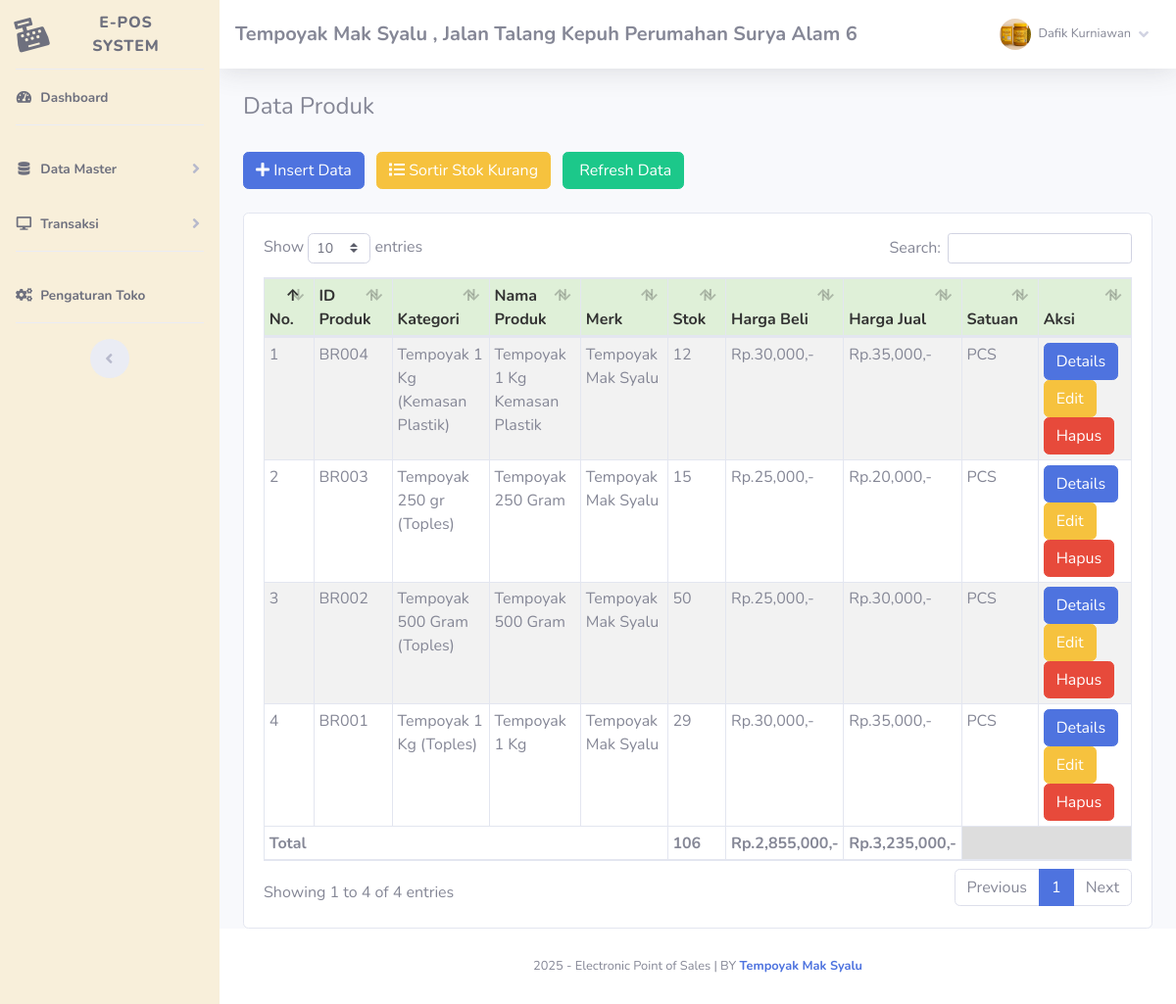
Screenshot of /index.php?page=barang (signed in) with the database file from the repository.
### tables this page shows
CREATE TABLE `toko` (
  `id_toko` int(11) NOT NULL,
  `nama_toko` varchar(255) NOT NULL,
  `alamat_toko` text NOT NULL,
  `tlp` varchar(255) NOT NULL,
  `nama_pemilik` varchar(255) NOT NULL
);

CREATE TABLE `member` (
  `id_member` int(11) NOT NULL,
  `nm_member` varchar(255) NOT NULL,
  `alamat_member` text NOT NULL,
  `telepon` varchar(255) NOT NULL,
  `email` varchar(255) NOT NULL,
  `gambar` text NOT NULL,
  `NIK` text NOT NULL
);

CREATE TABLE `barang` (
  `id` int(11) NOT NULL,
  `id_barang` varchar(255) NOT NULL,
  `id_kategori` int(11) NOT NULL,
  `nama_barang` text NOT NULL,
  `merk` varchar(255) NOT NULL,
  `harga_beli` varchar(255) NOT NULL,
  `harga_jual` varchar(255) NOT NULL,
  `satuan_barang` varchar(255) NOT NULL,
  `stok` text NOT NULL,
  `tgl_input` varchar(255) NOT NULL,
  `tgl_update` varchar(255) DEFAULT NULL
);

CREATE TABLE `kategori` (
  `id_kategori` int(11) NOT NULL,
  `nama_kategori` varchar(255) NOT NULL,
  `tgl_input` varchar(255) NOT NULL
);

### admin/module/barang/index.php (the view, shortened to what this page needs)
   <h4>Data Produk</h4>
   <br />
   <button type="button" class="btn btn-primary btn-md mr-2" data-toggle="modal" data-target="#myModal">
       <i class="fa fa-plus"></i> Insert Data</button>
   <a href="index.php?page=barang&stok=yes" class="btn btn-warning btn-md mr-2">
       <i class="fa fa-list"></i> Sortir Stok Kurang</a>
   <a href="index.php?page=barang" class="btn btn-success btn-md">
       <i class="fa fa-refresh"></i> Refresh Data</a>
   <br />
   <div class="card card-body">
       <div class="table-responsive">
           <table class="table table-bordered table-striped table-sm" id="example1">
               <thead>
                   <tr style="background:#DFF0D8;color:#333;">
                       <th>No.</th>
                       <th>ID Produk</th>
                       <th>Kategori</th>
                       <th>Nama Produk</th>
                       <th>Merk</th>
                       <th>Stok</th>
                       <th>Harga Beli</th>
                       <th>Harga Jual</th>
                       <th>Satuan</th>
                       <th>Aksi</th>
                   </tr>
               </thead>
               <tbody>
                   <?php
	$totalBeli = 0;
	$totalJual = 0;
	$totalStok = 0;
	if($_GET['stok'] == 'yes')
	{
		$hasil = $lihat -> barang_stok();
	}else{
		$hasil = $lihat -> barang();
	}
	$no=1;
	foreach($hasil as $isi) {
?>
                   <tr>
                       <td><?php echo $no;?></td>
                       <td><?php echo $isi['id_barang'];?></td>
                       <td><?php echo $isi['nama_kategori'];?></td>
                       <td><?php echo $isi['nama_barang'];?></td>
                       <td><?php echo $isi['merk'];?></td>
                       <td>
                           <?php if($isi['stok'] == '0'){?>
                           <button class="btn btn-danger"> Habis</button>
                           <?php }else{?>
                           <?php echo $isi['stok'];?>
                           <?php }?>
                       </td>
                       <td>Rp.<?php echo number_format($isi['harga_beli']);?>,-</td>
                       <td>Rp.<?php echo number_format($isi['harga_jual']);?>,-</td>
                       <td> <?php echo $isi['satuan_barang'];?></td>
                       <td>
                           <?php if($isi['stok'] <=  '3'){?>
                           <form method="POST" action="fungsi/edit/edit.php?stok=edit">
                               <input type="text" name="restok" class="form-control">
                               <input type="hidden" name="id" value="<?php echo $isi['id_barang'];?>"
                                   class="form-control">
                               <button class="btn btn-primary btn-sm">
                                   Restok
                               </button>
                               <a href="fungsi/hapus/hapus.php?barang=hapus&id=<?php echo $isi['id_barang'];?>"
                                   onclick="javascript:return confirm('Hapus Data barang ?');">
                                   <button class="btn btn-danger btn-sm">Hapus</button></a>
                           </form>
                           <?php }else{?>
                           <a href="index.php?page=barang/details&barang=<?php echo $isi['id_barang'];?>"><button
                                   class="btn btn-primary btn-xs">Details</button></a>
                           <a href="index.php?page=barang/edit&barang=<?php echo $isi['id_barang'];?>"><button
                                   class="btn btn-warning btn-xs">Edit</button></a>
                           <a href="fungsi/hapus/hapus.php?barang=hapus&id=<?php echo $isi['id_barang'];?>"
                               onclick="javascript:return confirm('Hapus Data barang ?');"><button
                                   class="btn btn-danger btn-xs">Hapus</button></a>
                           <?php }?>
                   </tr>
                   <?php
		$no++;
		$totalBeli += $isi['harga_beli'] * $isi['stok'];
		$totalJual += $isi['harga_jual'] * $isi['stok'];
		$totalStok += $isi['stok'];
	}
?>
               </tbody>
               <tfoot>
                   <tr>
                       <th colspan="5">Total </td>
                       <th><?php echo $totalStok;?></td>
                       <th>Rp.<?php echo number_format($totalBeli);?>,-</td>
                       <th>Rp.<?php echo number_format($totalJual);?>,-</td>
                       <th colspan="2" style="background:#ddd"></th>
                   </tr>
               </tfoot>
           </table>
       </div>
   </div>

### index.php (shortened to what this page needs)
<?php
	if(!empty($_SESSION['admin'])){
		require 'config.php';
		$lihat = new view($config);
		$toko = $lihat -> toko();
			include 'admin/template/header.php';
			include 'admin/template/sidebar.php';
				if(!empty($_GET['page'])){
					include 'admin/module/'.$_GET['page'].'/index.php';
				}else{
					include 'admin/template/home.php';
				}
			include 'admin/template/footer.php';
	}else{
		echo '<script>window.location="login.php";</script>';
		exit;
	}
?>

### admin/template/header.php (shortened to what this page needs)
<!DOCTYPE html>
<html lang="en">
<head>
    <link href="sb-admin/vendor/fontawesome-free/css/all.min.css" rel="stylesheet" type="text/css">
    <link href="sb-admin/css/sb-admin-2.min.css" rel="stylesheet">
    <link rel="stylesheet" href="sb-admin/vendor/datatables/dataTables.bootstrap4.css" />
</head>
<body id="page-top">
    <div id="wrapper">

### admin/template/sidebar.php (shortened to what this page needs)
<?php
    $id = $_SESSION['admin']['id_member'];
    $hasil_profil = $lihat -> member_edit($id);
?>
<ul class="navbar-nav sidebar sidebar-light accordion sidebar-yellow" id="accordionSidebar">
    <a class="sidebar-brand d-flex align-items-center justify-content-center" href="index.php">
        <div class="sidebar-brand-icon rotate-n-15">
            <i class="fas fa-cash-register"></i>
        </div>
        <div class="sidebar-brand-text mx-3">E-POS System<sup></sup></div>
    </a>
    <hr class="sidebar-divider my-0">
    <li class="nav-item active">
        <a class="nav-link" href="index.php">
            <i class="fas fa-fw fa-tachometer-alt"></i>
            <span>Dashboard</span></a>
    </li>
    <hr class="sidebar-divider">
    <li class="nav-item active">
        <a class="nav-link collapsed" href="#" data-toggle="collapse" data-target="#collapseTwo" aria-expanded="true"
            aria-controls="collapseTwo">
            <i class="fas fa-fw fa-database"></i>
            <span>Data Master</span>
        </a>
    </li>
    <li class="nav-item active">
        <a class="nav-link collapsed" href="#" data-toggle="collapse" data-target="#collapse3" aria-expanded="true"
            aria-controls="collapse3">
            <i class="fas fa-fw fa-desktop"></i>
            <span>Transaksi</span>
        </a>
    </li>
    <hr class="sidebar-divider">
    <li class="nav-item active">
        <a class="nav-link" href="index.php?page=pengaturan">
            <i class="fas fa-fw fa-cogs"></i>
            <span>Pengaturan Toko</span></a>
    </li>
    <hr class="sidebar-divider d-none d-md-block">
    <div class="text-center d-none d-md-inline">
        <button class="rounded-circle border-0" id="sidebarToggle"></button>
    </div>
</ul>
<div id="content-wrapper" class="d-flex flex-column">
    <div id="content">
        <nav class="navbar navbar-expand navbar-light bg-white topbar mb-4 static-top shadow">
            <h5 class="d-lg-block d-none mt-2"><b><?php echo $toko['nama_toko'];?>, <?php echo $toko['alamat_toko'];?></b></h5>
            <ul class="navbar-nav ml-auto">
                <li class="nav-item dropdown no-arrow">
                    <a class="nav-link dropdown-toggle" href="#" id="userDropdown" role="button" data-toggle="dropdown"
                        aria-haspopup="true" aria-expanded="false">
                        <img class="img-profile rounded-circle"
                            src="assets/img/user/<?php echo $hasil_profil['gambar'];?>">
                        <span
                            class="mr-2 d-none d-lg-inline text-gray-600 small ml-2"><?php echo $hasil_profil['nm_member'];?></span>
                        <i class="fas fa-angle-down"></i>
                    </a>
                </li>
            </ul>
        </nav>
        <div class="container-fluid">

### admin/template/footer.php (shortened to what this page needs)
 </div>
 </div>
 <footer class="sticky-footer bg-white">
     <div class="container my-auto">
         <div class="copyright text-center my-auto">
             <span>
                 <?php echo date('Y');?> - Electronic Point of Sales |
                 BY <b><a href="https://maps.app.goo.gl/usUbAHSnkCEp3ZUf6" target="_blank">Tempoyak Mak Syalu</a></b>
             </span>
         </div>
     </div>
 </footer>
 </div>
 </div>
</body>
</html>

### admin/template/sidebar.php (style rules this page uses)
.sidebar-yellow { background-color:rgba(221, 176, 69, 0.2) !important; }

### rows the page displays
toko: nama_toko "Tempoyak Mak Syalu", alamat_toko "Jalan Talang Kepuh Perumahan Surya Alam 6"
barang: id_barang "BR004", id_kategori.nama_kategori "Tempoyak 1 Kg (Kemasan Plastik)", nama_barang "Tempoyak 1 Kg Kemasan Plastik", merk "Tempoyak Mak Syalu", stok "12", harga_beli "30,000", harga_jual "35,000", satuan_barang "PCS"
barang: id_barang "BR003", id_kategori.nama_kategori "Tempoyak 250 gr (Toples)", nama_barang "Tempoyak 250 Gram", merk "Tempoyak Mak Syalu", stok "15", harga_beli "25,000", harga_jual "20,000", satuan_barang "PCS"
barang: id_barang "BR002", id_kategori.nama_kategori "Tempoyak 500 Gram (Toples)", nama_barang "Tempoyak 500 Gram", merk "Tempoyak Mak Syalu", stok "50", harga_beli "25,000", harga_jual "30,000", satuan_barang "PCS"
barang: id_barang "BR001", id_kategori.nama_kategori "Tempoyak 1 Kg (Toples)", nama_barang "Tempoyak 1 Kg", merk "Tempoyak Mak Syalu", stok "29", harga_beli "30,000", harga_jual "35,000", satuan_barang "PCS"

### other values shown
$hasil_profil['nm_member'] "Dafik Kurniawan"
$totalStok "106"
$totalBeli "2,855,000"
$totalJual "3,235,000"
